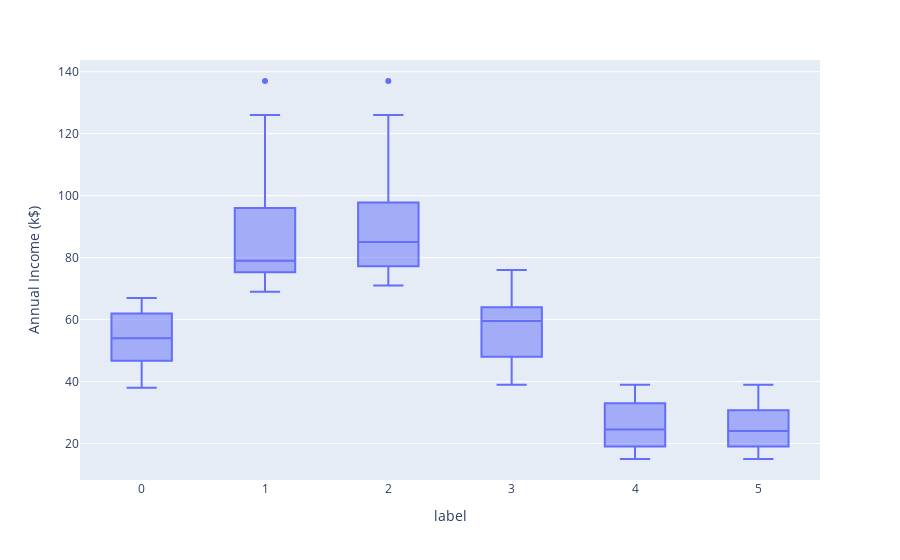

The code cell stored with this chart in its notebook:
### Code cell
px.box(data_frame=df, x='label', y='Annual Income (k$)')

### Figure 1 — Plotly figure (JSON) as saved in the notebook; plotly's stock layout.template omitted (floating-point values rounded to 4 significant figures; data arrays with more than 128 entries replaced by an {"elided": "..."} marker saying what was removed)
{"data": [{"alignmentgroup": "True", "hovertemplate": "label=%{x}<br>Annual Income (k$)=%{y}<extra></extra>", "legendgroup": "", "marker": {"color": "#636efa"}, "name": "", "notched": false, "offsetgroup": "", "orientation": "v", "showlegend": false, "type": "box", "x": {"elided": "200 int values"}, "x0": " ", "xaxis": "x", "y": {"elided": "200 int values"}, "y0": " ", "yaxis": "y"}], "layout": {"boxmode": "group", "legend": {"tracegroupgap": 0}, "margin": {"t": 60}, "xaxis": {"anchor": "y", "domain": [0, 1], "title": {"text": "label"}}, "yaxis": {"anchor": "x", "domain": [0, 1], "title": {"text": "Annual Income (k$)"}}}}
